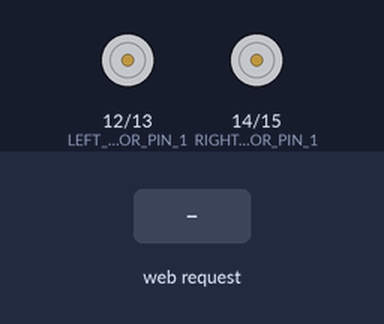
The sketch below on a simulated ESP32. Shown: motor-driver pin pairs drawn as motors (green arrow = first pin HIGH = forward, orange = second pin HIGH = backward, longer = more drive, scaled by the enable pin). The inputs (shaded band) are chosen by the test bench. WiFi joins after 1.5 s; servers stay silent unless stated; the camera gives no picture; what the sketch prints to the serial monitor is not drawn.

Above: at 3.0 s.
3.1 s: HTTP request GET /action?go=forward received
At 3.4 s:
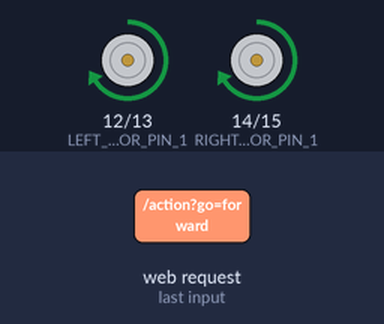
4.6 s: HTTP request GET /action?go=backward received
At 5.7 s:
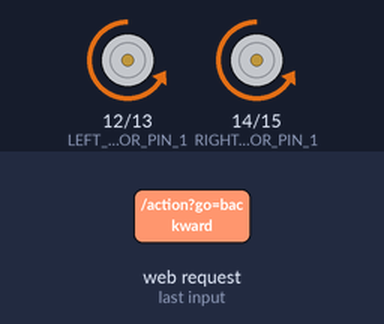
6.1 s: HTTP request GET /action?go=left received
At 6.8 s:
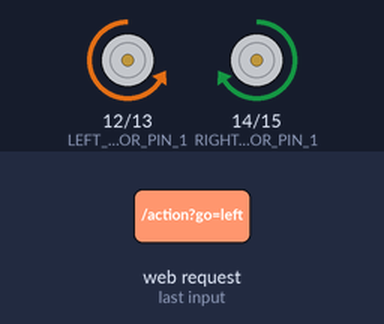
7.6 s: HTTP request GET /action?go=right received
At 8.0 s:
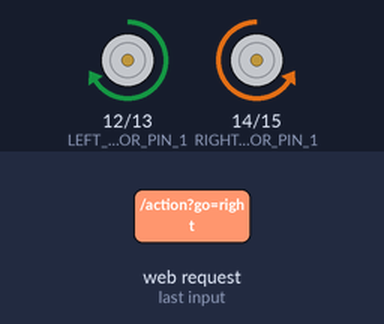
Timing chart, 0 to 10.1 s (numbered marks = the images above; inputs shaded):
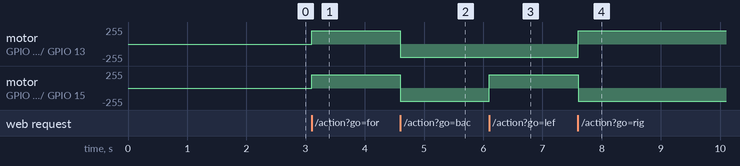

Measured:
- after the input at 3.1 s, motor on GPIO 12 (LEFT_MOTOR_PIN_1) / GPIO 13 (LEFT_MOTOR_PIN_2), motor on GPIO 14 (RIGHT_MOTOR_PIN_1) / GPIO 15 (RIGHT_MOTOR_PIN_2): stopped → forward 199/255 at once
- after the input at 4.6 s, motor on GPIO 12 (LEFT_MOTOR_PIN_1) / GPIO 13 (LEFT_MOTOR_PIN_2), motor on GPIO 14 (RIGHT_MOTOR_PIN_1) / GPIO 15 (RIGHT_MOTOR_PIN_2): forward 199/255 → backward 199/255 at once
- after the input at 6.1 s, motor on GPIO 14 (RIGHT_MOTOR_PIN_1) / GPIO 15 (RIGHT_MOTOR_PIN_2): backward 199/255 → forward 199/255 at once
- after the input at 7.6 s, motor on GPIO 12 (LEFT_MOTOR_PIN_1) / GPIO 13 (LEFT_MOTOR_PIN_2): backward 199/255 → forward 199/255 at once; motor on GPIO 14 (RIGHT_MOTOR_PIN_1) / GPIO 15 (RIGHT_MOTOR_PIN_2): forward 199/255 → backward 199/255 at once

The sketch:

esp32_rc_car_standalone.ino
```cpp
/*
 * Base Revolt - Standalone ESP32-CAM RC Car (테스트용)
 * 서버 없이 독립적으로 작동하는 버전
 *
 * 사용법:
 * 1. WiFi 정보 입력
 * 2. 업로드 후 시리얼 모니터에서 IP 확인
 * 3. 브라우저에서 해당 IP 접속
 */

#include "esp_camera.h"
#include <WiFi.h>
#include <WebServer.h>

// AI-Thinker ESP32-CAM 모델의 카메라 핀 설정
#define PWDN_GPIO_NUM     32
#define RESET_GPIO_NUM    -1
#define XCLK_GPIO_NUM      0
#define SIOD_GPIO_NUM     26
#define SIOC_GPIO_NUM     27
#define Y9_GPIO_NUM       35
#define Y8_GPIO_NUM       34
#define Y7_GPIO_NUM       39
#define Y6_GPIO_NUM       36
#define Y5_GPIO_NUM       21
#define Y4_GPIO_NUM       19
#define Y3_GPIO_NUM       18
#define Y2_GPIO_NUM        5
#define VSYNC_GPIO_NUM    25
#define HREF_GPIO_NUM     23
#define PCLK_GPIO_NUM     22

// ================================================================
//               ★ 여기에 자신의 Wi-Fi 정보를 입력하세요 ★
// ================================================================
const char* ssid = "YOUR_WIFI_NAME";
const char* password = "YOUR_WIFI_PASSWORD";
// ================================================================

// L298N 모터 드라이버 핀 설정 (탱크/스키드 스티어링 기준)
#define LEFT_MOTOR_PIN_1  12  // L298N IN1 (왼쪽 모터)
#define LEFT_MOTOR_PIN_2  13  // L298N IN2 (왼쪽 모터)
#define RIGHT_MOTOR_PIN_1 14  // L298N IN3 (오른쪽 모터)
#define RIGHT_MOTOR_PIN_2 15  // L298N IN4 (오른쪽 모터)

// PWM 속도 제어 핀 (선택사항 - L298N ENA, ENB)
#define LEFT_MOTOR_PWM    2   // ENA
#define RIGHT_MOTOR_PWM   4   // ENB

// PWM 설정
const int PWM_FREQ = 1000;      // 1 kHz
const int PWM_RESOLUTION = 8;   // 8-bit (0-255)
const int PWM_CHANNEL_LEFT = 0;
const int PWM_CHANNEL_RIGHT = 1;
int motorSpeed = 200;           // 기본 속도 (0-255)

WebServer server(80);

// 웹 페이지 HTML 코드
const char index_html[] PROGMEM = R"rawliteral(
<!DOCTYPE html>
<html>
<head>
  <meta name="viewport" content="width=device-width, initial-scale=1">
  <meta charset="UTF-8">
  <title>ESP32-CAM RC Car</title>
  <style>
    * { margin: 0; padding: 0; box-sizing: border-box; }
    body {
      font-family: 'Segoe UI', Tahoma, Geneva, Verdana, sans-serif;
      text-align: center;
      background: linear-gradient(135deg, #667eea 0%, #764ba2 100%);
      color: white;
      padding: 20px;
      min-height: 100vh;
    }
    h1 {
      margin: 20px 0;
      text-shadow: 2px 2px 4px rgba(0,0,0,0.3);
      font-size: 2em;
    }
    #stream-container {
      margin: 20px auto;
      border: 5px solid rgba(255,255,255,0.3);
      border-radius: 15px;
      box-shadow: 0 8px 32px rgba(0,0,0,0.3);
      overflow: hidden;
      max-width: 640px;
      background: #000;
    }
    #stream {
      width: 100%;
      height: auto;
      display: block;
    }
    #controls {
      display: grid;
      grid-template-columns: repeat(3, 1fr);
      grid-gap: 15px;
      max-width: 350px;
      margin: 30px auto;
    }
    button {
      width: 100%;
      height: 90px;
      font-size: 28px;
      color: white;
      border: none;
      border-radius: 15px;
      cursor: pointer;
      touch-action: manipulation;
      transition: all 0.2s;
      box-shadow: 0 4px 15px rgba(0,0,0,0.3);
      font-weight: bold;
    }
    button:active {
      transform: scale(0.95);
      box-shadow: 0 2px 8px rgba(0,0,0,0.3);
    }
    .forward {
      grid-column: 2;
      background: linear-gradient(135deg, #11998e, #38ef7d);
    }
    .left {
      grid-column: 1;
      grid-row: 2;
      background: linear-gradient(135deg, #2193b0, #6dd5ed);
    }
    .stop {
      grid-column: 2;
      grid-row: 2;
      background: linear-gradient(135deg, #ee0979, #ff6a00);
    }
    .right {
      grid-column: 3;
      grid-row: 2;
      background: linear-gradient(135deg, #2193b0, #6dd5ed);
    }
    .backward {
      grid-column: 2;
      grid-row: 3;
      background: linear-gradient(135deg, #f46b45, #eea849);
    }
    #speed-control {
      max-width: 350px;
      margin: 20px auto;
      background: rgba(255,255,255,0.1);
      padding: 20px;
      border-radius: 15px;
      backdrop-filter: blur(10px);
    }
    #speed-slider {
      width: 100%;
      height: 8px;
      border-radius: 5px;
      background: rgba(255,255,255,0.3);
      outline: none;
      margin: 10px 0;
    }
    #speed-value {
      font-size: 1.5em;
      font-weight: bold;
      text-shadow: 2px 2px 4px rgba(0,0,0,0.3);
    }
    .status {
      position: fixed;
      top: 10px;
      right: 10px;
      background: rgba(0,0,0,0.5);
      padding: 10px 20px;
      border-radius: 20px;
      font-size: 0.9em;
    }
  </style>
</head>
<body>
  <div class="status">🟢 연결됨</div>
  <h1>🚗 ESP32-CAM RC Car</h1>

  <div id="stream-container">
    <img id="stream" src="" alt="Camera Stream">
  </div>

  <div id="speed-control">
    <div>⚡ 속도: <span id="speed-value">200</span></div>
    <input type="range" id="speed-slider" min="100" max="255" value="200">
  </div>

  <div id="controls">
    <button class="forward" onmousedown="sendCommand('forward')" onmouseup="sendCommand('stop')" ontouchstart="sendCommand('forward')" ontouchend="sendCommand('stop')">▲</button>
    <button class="left" onmousedown="sendCommand('left')" onmouseup="sendCommand('stop')" ontouchstart="sendCommand('left')" ontouchend="sendCommand('stop')">◄</button>
    <button class="stop" onclick="sendCommand('stop')">■</button>
    <button class="right" onmousedown="sendCommand('right')" onmouseup="sendCommand('stop')" ontouchstart="sendCommand('right')" ontouchend="sendCommand('stop')">►</button>
    <button class="backward" onmousedown="sendCommand('backward')" onmouseup="sendCommand('stop')" ontouchstart="sendCommand('backward')" ontouchend="sendCommand('stop')">▼</button>
  </div>

<script>
  // 페이지가 로드되면 스트리밍 주소를 img 태그에 설정
  window.onload = function() {
    document.getElementById('stream').src = 'http://' + window.location.hostname + '/stream';
  };

  // 속도 슬라이더
  const speedSlider = document.getElementById('speed-slider');
  const speedValue = document.getElementById('speed-value');

  speedSlider.oninput = function() {
    speedValue.textContent = this.value;
    fetch('/speed?value=' + this.value);
  };

  // 터치 이벤트가 기본 동작을 막도록 설정
  document.querySelectorAll('button').forEach(btn => {
    btn.addEventListener('touchstart', (e) => e.preventDefault());
    btn.addEventListener('touchend', (e) => e.preventDefault());
  });

  // 서버로 제어 명령을 보내는 함수
  function sendCommand(command) {
    fetch('/action?go=' + command)
      .catch(err => console.error('명령 전송 실패:', err));
  }

  // 키보드 컨트롤
  let keyPressed = {};

  document.addEventListener('keydown', (e) => {
    if (keyPressed[e.key]) return;
    keyPressed[e.key] = true;

    switch(e.key) {
      case 'ArrowUp': case 'w': sendCommand('forward'); break;
      case 'ArrowDown': case 's': sendCommand('backward'); break;
      case 'ArrowLeft': case 'a': sendCommand('left'); break;
      case 'ArrowRight': case 'd': sendCommand('right'); break;
    }
  });

  document.addEventListener('keyup', (e) => {
    keyPressed[e.key] = false;
    sendCommand('stop');
  });
</script>
</body>
</html>
)rawliteral";

// 웹 서버가 영상 스트림을 처리하는 함수
void handleStream() {
  WiFiClient client = server.client();
  String response = "HTTP/1.1 200 OK\r\n";
  response += "Content-Type: multipart/x-mixed-replace; boundary=frame\r\n\r\n";
  server.sendContent(response);

  while (client.connected()) {
    camera_fb_t *fb = esp_camera_fb_get();
    if (!fb) {
      Serial.println("Camera capture failed");
      break;
    }

    client.print("--frame\r\n");
    client.print("Content-Type: image/jpeg\r\n\r\n");
    client.write(fb->buf, fb->len);
    client.print("\r\n");
    esp_camera_fb_return(fb);

    // 프레임 레이트 제어 (약 15 FPS)
    delay(66);
  }
}

// 웹 서버가 제어 명령을 처리하는 함수
void handleAction() {
  String command = server.arg("go");

  if (command == "forward") {
    digitalWrite(LEFT_MOTOR_PIN_1, HIGH);
    digitalWrite(LEFT_MOTOR_PIN_2, LOW);
    digitalWrite(RIGHT_MOTOR_PIN_1, HIGH);
    digitalWrite(RIGHT_MOTOR_PIN_2, LOW);
    ledcWrite(PWM_CHANNEL_LEFT, motorSpeed);
    ledcWrite(PWM_CHANNEL_RIGHT, motorSpeed);
    Serial.println("전진");

  } else if (command == "backward") {
    digitalWrite(LEFT_MOTOR_PIN_1, LOW);
    digitalWrite(LEFT_MOTOR_PIN_2, HIGH);
    digitalWrite(RIGHT_MOTOR_PIN_1, LOW);
    digitalWrite(RIGHT_MOTOR_PIN_2, HIGH);
    ledcWrite(PWM_CHANNEL_LEFT, motorSpeed);
    ledcWrite(PWM_CHANNEL_RIGHT, motorSpeed);
    Serial.println("후진");

  } else if (command == "left") {
    digitalWrite(LEFT_MOTOR_PIN_1, LOW);
    digitalWrite(LEFT_MOTOR_PIN_2, HIGH);
    digitalWrite(RIGHT_MOTOR_PIN_1, HIGH);
    digitalWrite(RIGHT_MOTOR_PIN_2, LOW);
    ledcWrite(PWM_CHANNEL_LEFT, motorSpeed);
    ledcWrite(PWM_CHANNEL_RIGHT, motorSpeed);
    Serial.println("좌회전");

  } else if (command == "right") {
    digitalWrite(LEFT_MOTOR_PIN_1, HIGH);
    digitalWrite(LEFT_MOTOR_PIN_2, LOW);
    digitalWrite(RIGHT_MOTOR_PIN_1, LOW);
    digitalWrite(RIGHT_MOTOR_PIN_2, HIGH);
    ledcWrite(PWM_CHANNEL_LEFT, motorSpeed);
    ledcWrite(PWM_CHANNEL_RIGHT, motorSpeed);
    Serial.println("우회전");

  } else if (command == "stop") {
    digitalWrite(LEFT_MOTOR_PIN_1, LOW);
    digitalWrite(LEFT_MOTOR_PIN_2, LOW);
    digitalWrite(RIGHT_MOTOR_PIN_1, LOW);
    digitalWrite(RIGHT_MOTOR_PIN_2, LOW);
    ledcWrite(PWM_CHANNEL_LEFT, 0);
    ledcWrite(PWM_CHANNEL_RIGHT, 0);
    Serial.println("정지");
  }

  server.send(200, "text/plain", "OK");
}

// 속도 조절 핸들러
void handleSpeed() {
  if (server.hasArg("value")) {
    motorSpeed = server.arg("value").toInt();
    motorSpeed = constrain(motorSpeed, 100, 255);
    Serial.printf("속도 변경: %d\n", motorSpeed);
  }
  server.send(200, "text/plain", "OK");
}

void setup() {
  Serial.begin(115200);
  Serial.setDebugOutput(true);
  Serial.println("\n\n=== ESP32-CAM RC Car (Standalone) ===");

  // 모터 핀을 출력으로 설정
  pinMode(LEFT_MOTOR_PIN_1, OUTPUT);
  pinMode(LEFT_MOTOR_PIN_2, OUTPUT);
  pinMode(RIGHT_MOTOR_PIN_1, OUTPUT);
  pinMode(RIGHT_MOTOR_PIN_2, OUTPUT);

  // PWM 설정
  ledcSetup(PWM_CHANNEL_LEFT, PWM_FREQ, PWM_RESOLUTION);
  ledcSetup(PWM_CHANNEL_RIGHT, PWM_FREQ, PWM_RESOLUTION);
  ledcAttachPin(LEFT_MOTOR_PWM, PWM_CHANNEL_LEFT);
  ledcAttachPin(RIGHT_MOTOR_PWM, PWM_CHANNEL_RIGHT);

  // 카메라 설정
  camera_config_t config;
  config.ledc_channel = LEDC_CHANNEL_0;
  config.ledc_timer = LEDC_TIMER_0;
  config.pin_d0 = Y2_GPIO_NUM;
  config.pin_d1 = Y3_GPIO_NUM;
  config.pin_d2 = Y4_GPIO_NUM;
  config.pin_d3 = Y5_GPIO_NUM;
  config.pin_d4 = Y6_GPIO_NUM;
  config.pin_d5 = Y7_GPIO_NUM;
  config.pin_d6 = Y8_GPIO_NUM;
  config.pin_d7 = Y9_GPIO_NUM;
  config.pin_xclk = XCLK_GPIO_NUM;
  config.pin_pclk = PCLK_GPIO_NUM;
  config.pin_vsync = VSYNC_GPIO_NUM;
  config.pin_href = HREF_GPIO_NUM;
  config.pin_sscb_sda = SIOD_GPIO_NUM;
  config.pin_sscb_scl = SIOC_GPIO_NUM;
  config.pin_pwdn = PWDN_GPIO_NUM;
  config.pin_reset = RESET_GPIO_NUM;
  config.xclk_freq_hz = 20000000;
  config.pixel_format = PIXFORMAT_JPEG;

  // PSRAM 확인 및 설정
  if(psramFound()){
    config.frame_size = FRAMESIZE_QVGA; // 320x240
    config.jpeg_quality = 12; // 0-63 낮을수록 고품질
    config.fb_count = 2;
    Serial.println("PSRAM 발견 - 고품질 설정");
  } else {
    config.frame_size = FRAMESIZE_QVGA;
    config.jpeg_quality = 15;
    config.fb_count = 1;
    Serial.println("PSRAM 없음 - 기본 설정");
  }

  // 카메라 초기화
  esp_err_t err = esp_camera_init(&config);
  if (err != ESP_OK) {
    Serial.printf("카메라 초기화 실패: 0x%x\n", err);
    return;
  }
  Serial.println("카메라 초기화 완료!");

  // Wi-Fi 연결
  Serial.printf("Wi-Fi 연결 중: %s\n", ssid);
  WiFi.begin(ssid, password);

  int attempts = 0;
  while (WiFi.status() != WL_CONNECTED && attempts < 30) {
    delay(500);
    Serial.print(".");
    attempts++;
  }

  if (WiFi.status() != WL_CONNECTED) {
    Serial.println("\nWi-Fi 연결 실패!");
    return;
  }

  Serial.println("\nWi-Fi 연결 성공!");
  Serial.print("카메라 스트림 준비 완료! 접속 주소: http://");
  Serial.println(WiFi.localIP());
  Serial.println("\n브라우저에서 위 주소로 접속하세요!");

  // 웹 서버 경로 설정
  server.on("/", []() {
    server.send_P(200, "text/html", index_html);
  });
  server.on("/stream", handleStream);
  server.on("/action", handleAction);
  server.on("/speed", handleSpeed);

  // 웹 서버 시작
  server.begin();
  Serial.println("웹 서버 시작 완료!");
}

void loop() {
  server.handleClient();
  delay(1);
}
```
